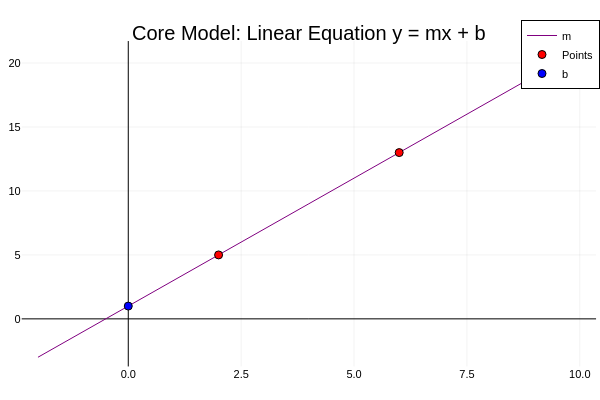

Here is the notebook cell this chart was saved with:
### Markdown cell above
<a id="slope"></a>
#### 2.1.1.1 Slope (Linear Equation)

**Mathematical Concept:**
A linear equation in slope-intercept form defines a straight line, where $m$ dictates the rate of change and $b$ represents the initial state (y-intercept).
$$ y = mx + b $$

**Modeling Objective:**
Programmatically extract a linear model from two discrete points and visually isolate the y-intercept parameter.

[↑ Back to Table of Contents](#table-of-contents)

### Code cell
p1 = (x1, y1) = (2.0, 5.0)
p2 = (x2, y2) = (6.0, 13.0)

m = (y2 - y1) / (x2 - x1)
b = y1 - m * x1
line_model(x) = m * x + b
x_range = -2:0.1:10

plot(x_range, line_model.(x_range), 
     title="Core Model: Linear Equation y = mx + b",
     label="m",
     color=:purple,
     framestyle=:zerolines,)

scatter!([x1, x2], [y1, y2], 
         color=:red,
         label="Points")

scatter!([0],[b],
         color=:blue,
         label="b")

### Figure 1 — Plotly figure (JSON) as saved in the notebook; plotly's stock layout.template omitted (floating-point values rounded to 4 significant figures)
{"data": [{"colorbar": {"len": 0.9039, "title": "", "x": 0.9934, "y": 0.4896}, "legendgroup": "m", "line": {"color": "rgba(128, 0, 128, 1.000)", "dash": "solid", "shape": "linear", "width": 1}, "mode": "lines", "name": "m", "showlegend": true, "type": "scatter", "x": [-2, -1.9, -1.8, -1.7, -1.6, -1.5, -1.4, -1.3, -1.2, -1.1, -1, -0.9, -0.8, -0.7, -0.6, -0.5, -0.4, -0.3, -0.2, -0.1, 0, 0.1, 0.2, 0.3, 0.4, 0.5, 0.6, 0.7, 0.8, 0.9, 1, 1.1, 1.2, 1.3, 1.4, 1.5, 1.6, 1.7, 1.8, 1.9, 2, 2.1, 2.2, 2.3, 2.4, 2.5, 2.6, 2.7, 2.8, 2.9, 3, 3.1, 3.2, 3.3, 3.4, 3.5, 3.6, 3.7, 3.8, 3.9, 4, 4.1, 4.2, 4.3, 4.4, 4.5, 4.6, 4.7, 4.8, 4.9, 5, 5.1, 5.2, 5.3, 5.4, 5.5, 5.6, 5.7, 5.8, 5.9, 6, 6.1, 6.2, 6.3, 6.4, 6.5, 6.6, 6.7, 6.8, 6.9, 7, 7.1, 7.2, 7.3, 7.4, 7.5, 7.6, 7.7, 7.8, 7.9, 8, 8.1, 8.2, 8.3, 8.4, 8.5, 8.6, 8.7, 8.8, 8.9, 9, 9.1, 9.2, 9.3, 9.4, 9.5, 9.6, 9.7, 9.8, 9.9, 10], "xaxis": "x", "y": [-3, -2.8, -2.6, -2.4, -2.2, -2, -1.8, -1.6, -1.4, -1.2, -1, -0.8, -0.6, -0.4, -0.2, 0, 0.2, 0.4, 0.6, 0.8, 1, 1.2, 1.4, 1.6, 1.8, 2, 2.2, 2.4, 2.6, 2.8, 3, 3.2, 3.4, 3.6, 3.8, 4, 4.2, 4.4, 4.6, 4.8, 5, 5.2, 5.4, 5.6, 5.8, 6, 6.2, 6.4, 6.6, 6.8, 7, 7.2, 7.4, 7.6, 7.8, 8, 8.2, 8.4, 8.6, 8.8, 9, 9.2, 9.4, 9.6, 9.8, 10, 10.2, 10.4, 10.6, 10.8, 11, 11.2, 11.4, 11.6, 11.8, 12, 12.2, 12.4, 12.6, 12.8, 13, 13.2, 13.4, 13.6, 13.8, 14, 14.2, 14.4, 14.6, 14.8, 15, 15.2, 15.4, 15.6, 15.8, 16, 16.2, 16.4, 16.6, 16.8, 17, 17.2, 17.4, 17.6, 17.8, 18, 18.2, 18.4, 18.6, 18.8, 19, 19.2, 19.4, 19.6, 19.8, 20, 20.2, 20.4, 20.6, 20.8, 21], "yaxis": "y"}, {"colorbar": {"len": 0.9039, "title": "", "x": 0.9934, "y": 0.4896}, "legendgroup": "Points", "marker": {"color": "rgba(255, 0, 0, 1.000)", "line": {"color": "rgba(0, 0, 0, 1.000)", "width": 1}, "size": 8, "symbol": "circle"}, "mode": "markers", "name": "Points", "showlegend": true, "type": "scatter", "x": [2, 6], "xaxis": "x", "y": [5, 13], "yaxis": "y"}, {"colorbar": {"len": 0.9039, "title": "", "x": 0.9934, "y": 0.4896}, "legendgroup": "b", "marker": {"color": "rgba(0, 0, 255, 1.000)", "line": {"color": "rgba(0, 0, 0, 1.000)", "width": 1}, "size": 8, "symbol": "circle"}, "mode": "markers", "name": "b", "showlegend": true, "type": "scatter", "x": [0], "xaxis": "x", "y": [1], "yaxis": "y"}], "layout": {"annotations": [{"font": {"color": "rgba(0, 0, 0, 1.000)", "family": "sans-serif", "size": 20}, "rotation": 0, "showarrow": false, "text": "Core Model: Linear Equation y = mx + b", "x": 0.5148, "xanchor": "center", "xref": "paper", "y": 1, "yanchor": "top", "yref": "paper"}], "height": 400, "legend": {"bgcolor": "rgba(255, 255, 255, 1.000)", "bordercolor": "rgba(0, 0, 0, 1.000)", "borderwidth": 1, "font": {"color": "rgba(0, 0, 0, 1.000)", "family": "sans-serif", "size": 11}, "title": {"font": {"color": "rgba(0, 0, 0, 1.000)", "family": "sans-serif", "size": 15}, "text": ""}, "tracegroupgap": 0, "traceorder": "normal", "x": 1, "xanchor": "auto", "y": 1, "yanchor": "auto"}, "margin": {"b": 20, "l": 0, "r": 0, "t": 20}, "paper_bgcolor": "rgba(255, 255, 255, 1.000)", "plot_bgcolor": "rgba(255, 255, 255, 1.000)", "showlegend": true, "width": 600, "xaxis": {"anchor": "y", "domain": [0.03619, 0.9934], "gridcolor": "rgba(0, 0, 0, 0.100)", "gridwidth": 0.5, "linecolor": "rgba(0, 0, 0, 1.000)", "mirror": false, "range": [-2.36, 10.36], "showgrid": true, "showline": false, "showticklabels": true, "tickangle": 0, "tickcolor": "rgba(0, 0, 0, 0.000)", "tickfont": {"color": "rgba(0, 0, 0, 1.000)", "family": "sans-serif", "size": 11}, "tickmode": "array", "ticks": "inside", "ticktext": ["0.0", "2.5", "5.0", "7.5", "10.0"], "tickvals": [0, 2.5, 5, 7.5, 10], "title": "", "titlefont": {"color": "rgba(0, 0, 0, 1.000)", "family": "sans-serif", "size": 15}, "type": "-", "visible": true, "zeroline": true, "zerolinecolor": "rgba(0, 0, 0, 1.000)"}, "yaxis": {"anchor": "x", "domain": [0.03762, 0.9415], "gridcolor": "rgba(0, 0, 0, 0.100)", "gridwidth": 0.5, "linecolor": "rgba(0, 0, 0, 1.000)", "mirror": false, "range": [-3.72, 21.72], "showgrid": true, "showline": false, "showticklabels": true, "tickangle": 0, "tickcolor": "rgba(0, 0, 0, 0.000)", "tickfont": {"color": "rgba(0, 0, 0, 1.000)", "family": "sans-serif", "size": 11}, "tickmode": "array", "ticks": "inside", "ticktext": ["0", "5", "10", "15", "20"], "tickvals": [0, 5, 10, 15, 20], "title": "", "titlefont": {"color": "rgba(0, 0, 0, 1.000)", "family": "sans-serif", "size": 15}, "type": "-", "visible": true, "zeroline": true, "zerolinecolor": "rgba(0, 0, 0, 1.000)"}}}
